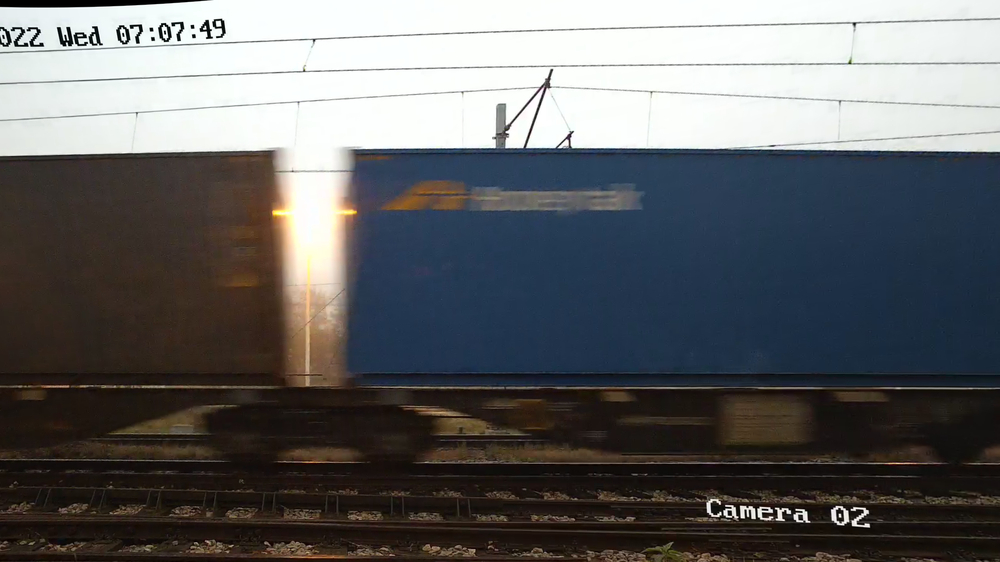
#> input picture poc/23_24_1652.png, 1000 x 562 px, shrunk from 1920 x 1080 before the run
$ python weiner.py ../23_24_1652.png
#> lines starting #> are read from the running program, lines starting #| are printed output that depends on the picture
from __future__ import print_function

import numpy as np
import cv2 as cv

def blur_edge(img, d=31):
#> called with d = 31
    h, w  = img.shape[:2]
#> h = 562; w = 1000
    img_pad = cv.copyMakeBorder(img, d, d, d, d, cv.BORDER_WRAP)
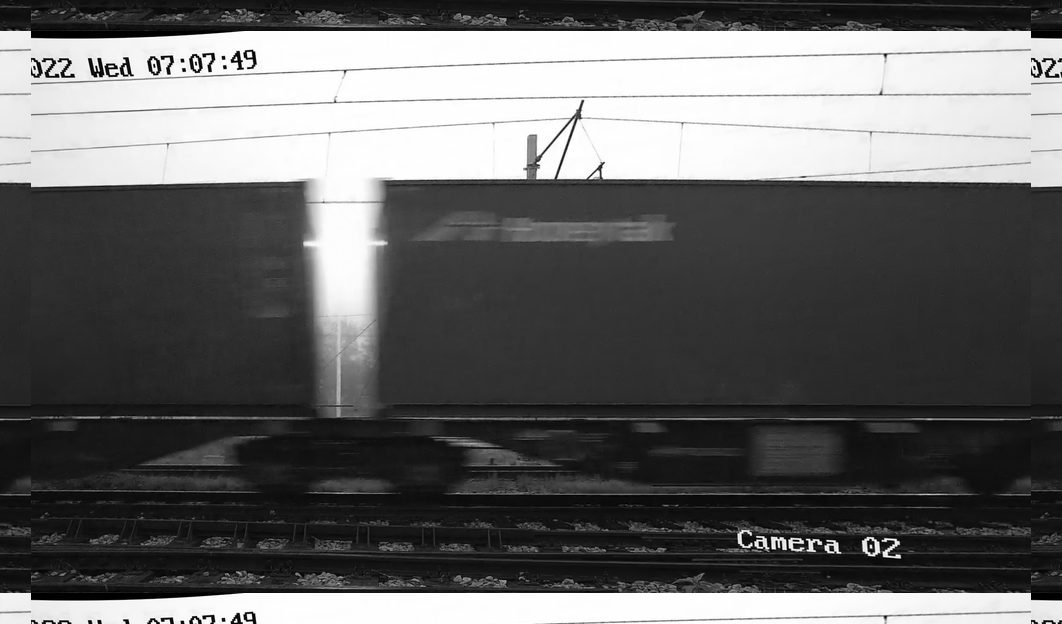
#> img_pad: shape (624, 1062) float32; min 0, max 1, mean 0.398
    img_blur = cv.GaussianBlur(img_pad, (2*d+1, 2*d+1), -1)[d:-d,d:-d]
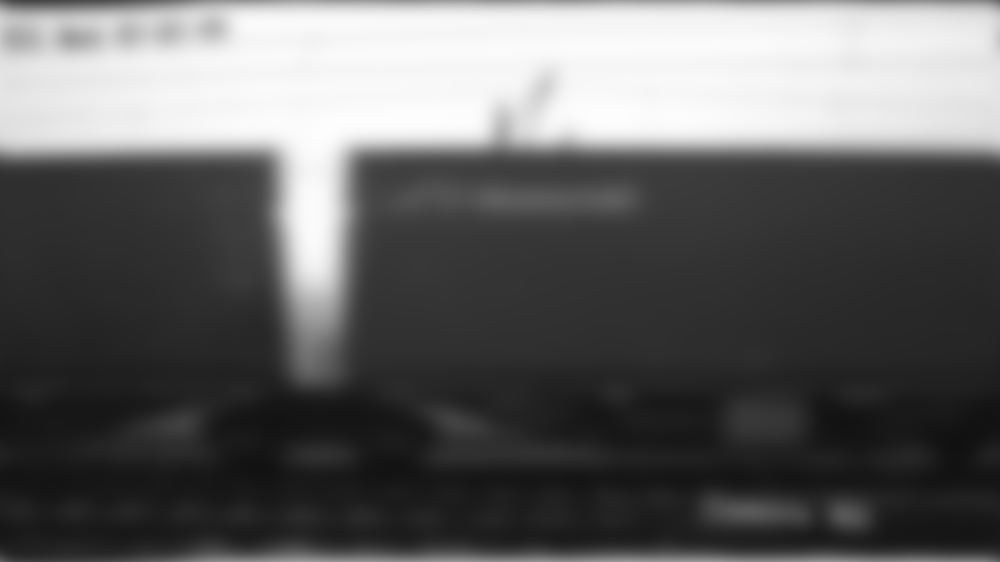
#> img_blur: shape (562, 1000) float32; min 0.0684, max 0.994, mean 0.388
    y, x = np.indices((h, w))
    dist = np.dstack([x, w-x-1, y, h-y-1]).min(-1)
    w = np.minimum(np.float32(dist)/d, 1.0)
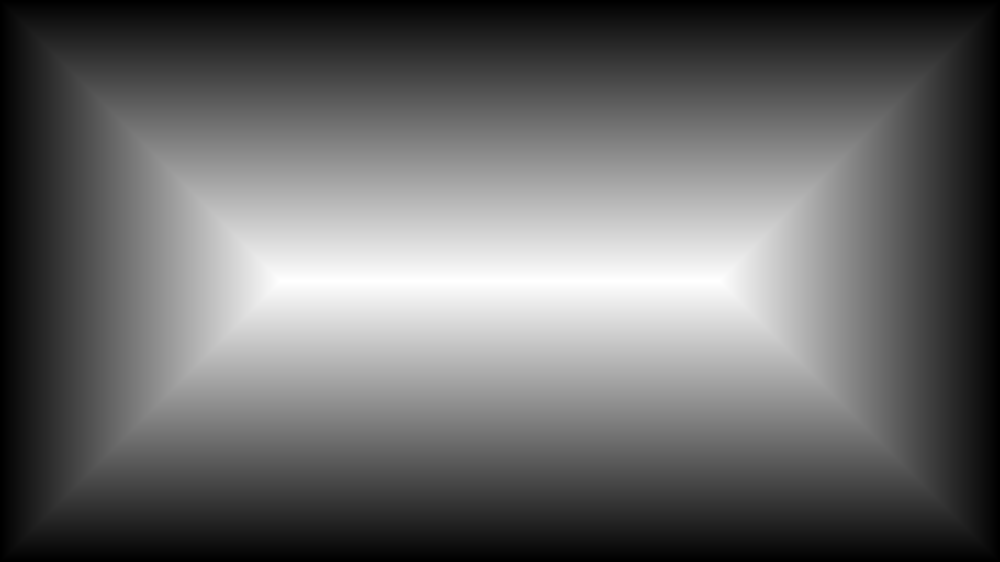
#> dist: shape (562, 1000) int64; min 0, max 280, mean 113.7; drawn with min black and max white
    return img*w + img_blur*(1-w)
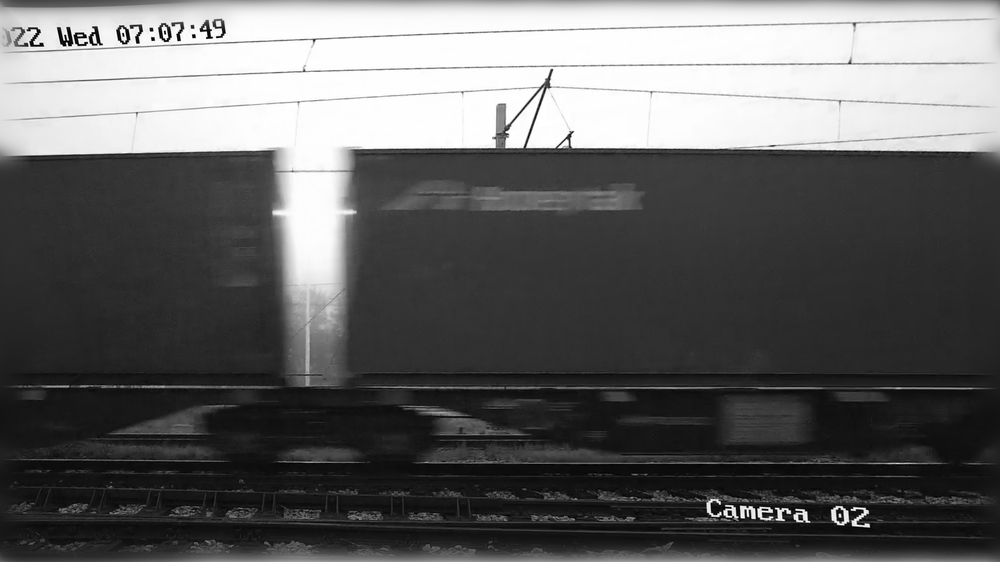
#> returned value: shape (562, 1000) float32; min 0, max 1, mean 0.388

def motion_kernel(angle, d, sz=65):
    kern = np.ones((1, d), np.float32)
    c, s = np.cos(angle), np.sin(angle)
    A = np.float32([[c, -s, 0], [s, c, 0]])
    sz2 = sz // 2
    A[:,2] = (sz2, sz2) - np.dot(A[:,:2], ((d-1)*0.5, 0))
    kern = cv.warpAffine(kern, A, (sz, sz), flags=cv.INTER_CUBIC)
    return kern

def defocus_kernel(d, sz=65):
    kern = np.zeros((sz, sz), np.uint8)
    cv.circle(kern, (sz, sz), d, 255, -1, cv.LINE_AA, shift=1)
    kern = np.float32(kern) / 255.0
    return kern


def main():
    import sys, getopt
    opts, args = getopt.getopt(sys.argv[1:], '', ['circle', 'angle=', 'd=', 'snr='])
    opts = dict(opts)
    try:
        fn = args[0]
    except:
        fn = 'licenseplate_motion.jpg'

    win = 'deconvolution'

    img = cv.imread(cv.samples.findFile(fn), cv.IMREAD_GRAYSCALE)
    if img is None:
        print('Failed to load file:', fn)
        sys.exit(1)

    img = np.float32(img)/255.0
    cv.imshow('input', img)

    img = blur_edge(img)
    IMG = cv.dft(img, flags=cv.DFT_COMPLEX_OUTPUT)

    defocus = '--circle' in opts

    def update(_):
        ang = np.deg2rad( cv.getTrackbarPos('angle', win) )
        d = cv.getTrackbarPos('d', win)
        noise = 10**(-0.1*cv.getTrackbarPos('SNR (db)', win))

        if defocus:
            psf = defocus_kernel(d)
        else:
            psf = motion_kernel(ang, d)
        cv.imshow('psf', psf)
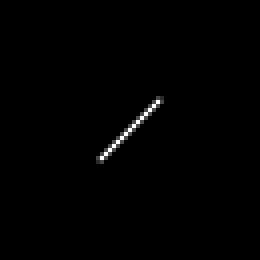
#> window 'psf': shape (65, 65) (shown 4 times larger); min 0, max 255, mean 1.5

        psf /= psf.sum()
        psf_pad = np.zeros_like(img)
        kh, kw = psf.shape
        psf_pad[:kh, :kw] = psf
        PSF = cv.dft(psf_pad, flags=cv.DFT_COMPLEX_OUTPUT, nonzeroRows = kh)
        PSF2 = (PSF**2).sum(-1)
        iPSF = PSF / (PSF2 + noise)[...,np.newaxis]
        RES = cv.mulSpectrums(IMG, iPSF, 0)
        res = cv.idft(RES, flags=cv.DFT_SCALE | cv.DFT_REAL_OUTPUT )
        res = np.roll(res, -kh//2, 0)
        res = np.roll(res, -kw//2, 1)
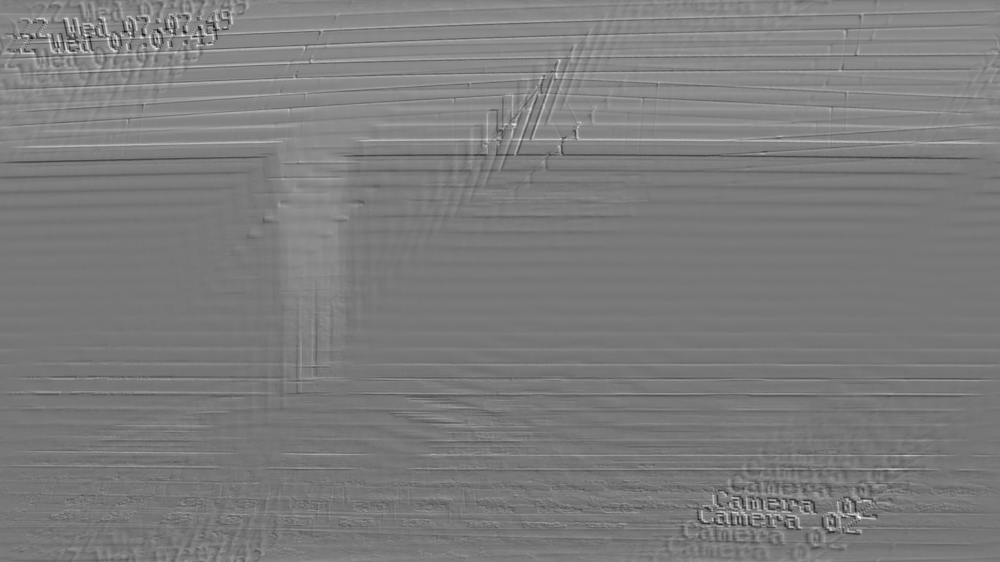
#> res: shape (562, 1000) float32; min -5.4, max 6.43, mean 0.386; drawn with min black and max white
        cv.imshow(win, res)
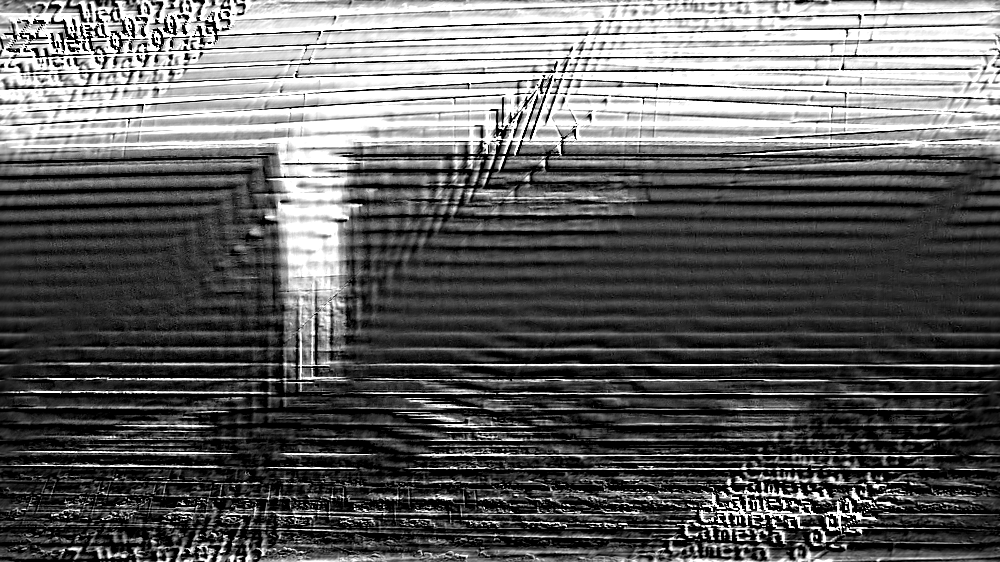
#> window 'deconvolution': shape (562, 1000); min 0, max 255, mean 97

    cv.namedWindow(win)
    cv.namedWindow('psf', 0)
    cv.createTrackbar('angle', win, int(opts.get('--angle', 135)), 180, update)
    cv.createTrackbar('d', win, int(opts.get('--d', 22)), 50, update)
    cv.createTrackbar('SNR (db)', win, int(opts.get('--snr', 25)), 50, update)
    update(None)

    while True:
        ch = cv.waitKey()
#> (key Esc is pressed here)
        if ch == 27:
            break
        if ch == ord(' '):
            defocus = not defocus
            update(None)

    print('Done')


if __name__ == '__main__':
    print(__doc__)
    main()
    cv.destroyAllWindows()

$ run again, on poc/23_24_1753.png
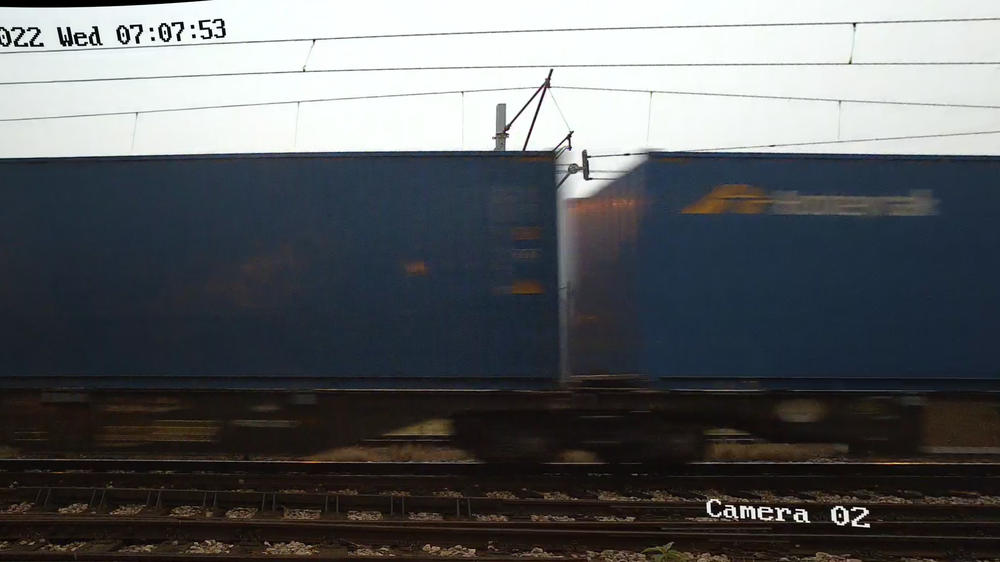
#> input picture poc/23_24_1753.png, 1000 x 562 px, shrunk from 1920 x 1080 before the run
#> in update, `res = np.roll(res, -kw//2, 1)`:
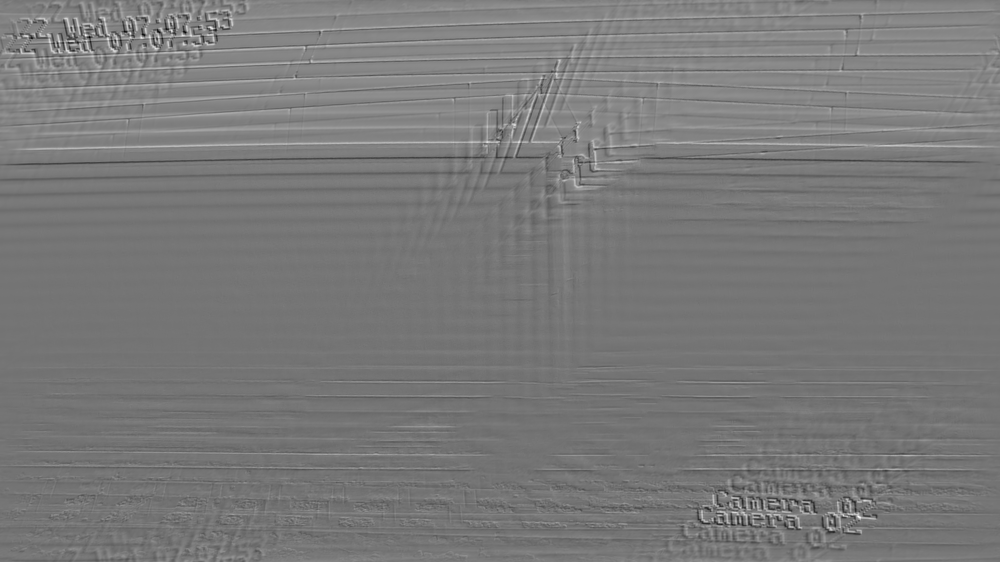
#> res: shape (562, 1000) float32; min -5.19, max 6.43, mean 0.363; drawn with min black and max white
#> in update, `cv.imshow(win, res)`:
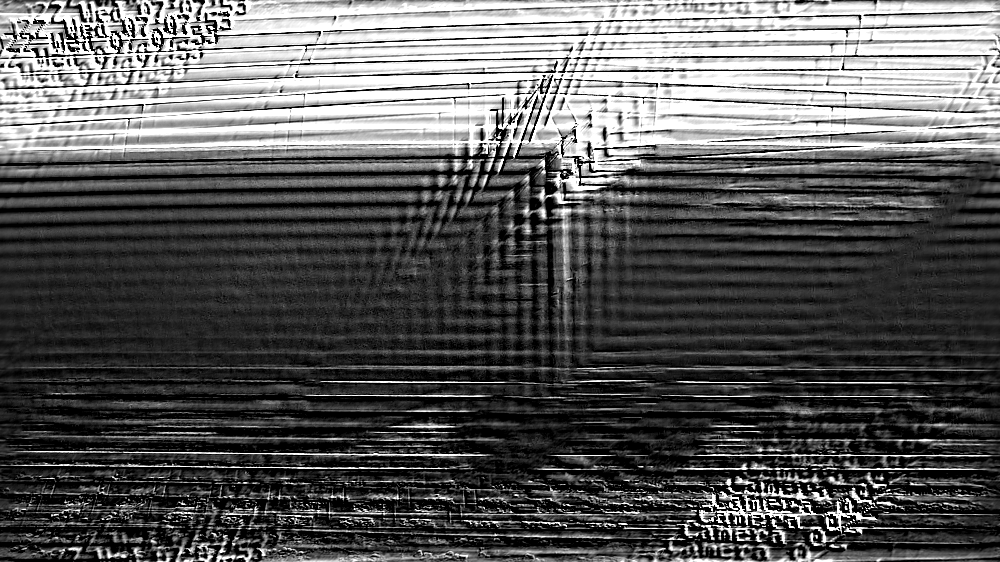
#> window 'deconvolution': shape (562, 1000); min 0, max 255, mean 90.6

$ run again, on poc/25_32.png
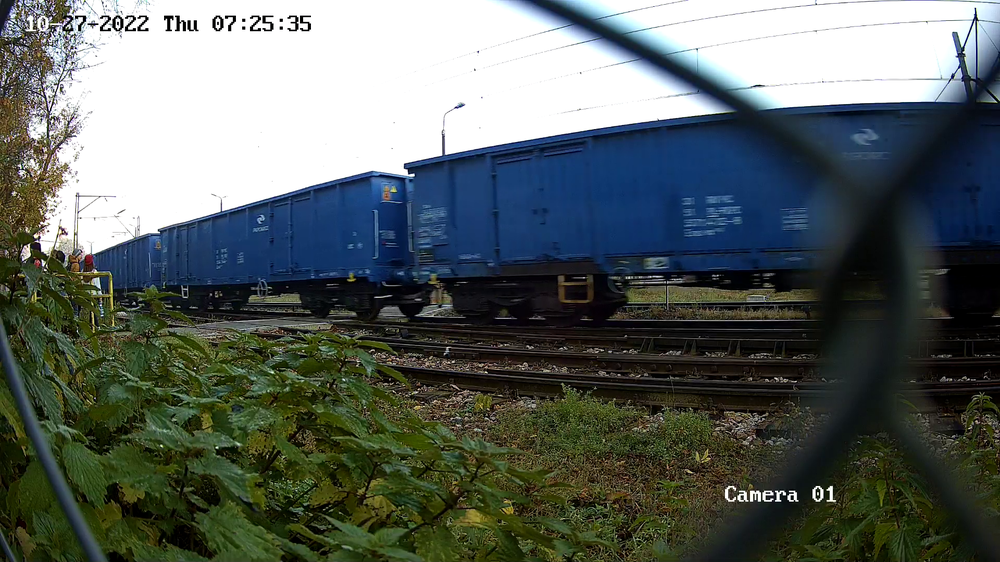
#> input picture poc/25_32.png, 1000 x 562 px, shrunk from 1920 x 1080 before the run
#> in update, `res = np.roll(res, -kw//2, 1)`:
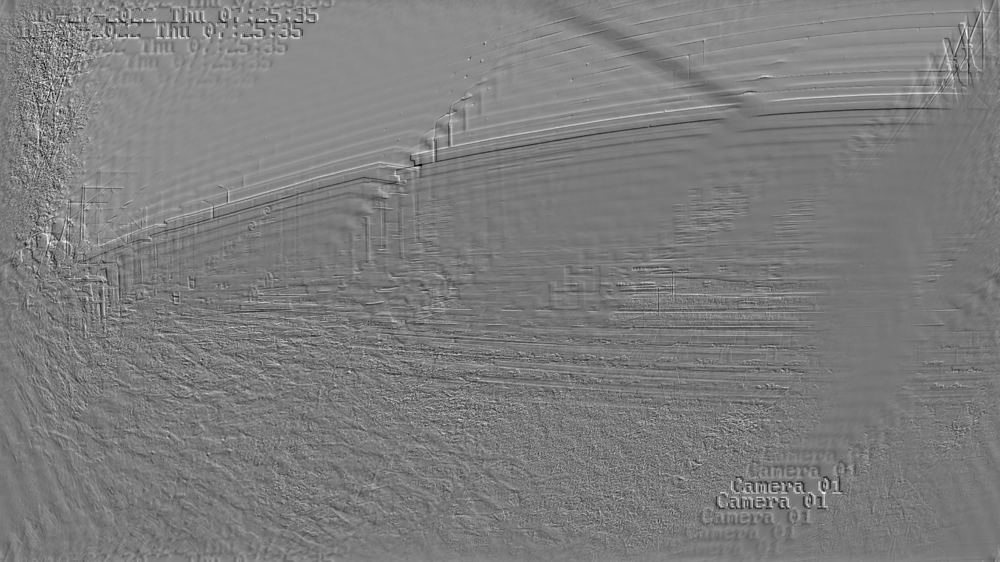
#> res: shape (562, 1000) float32; min -4.85, max 5.77, mean 0.376; drawn with min black and max white
#> in update, `cv.imshow(win, res)`:
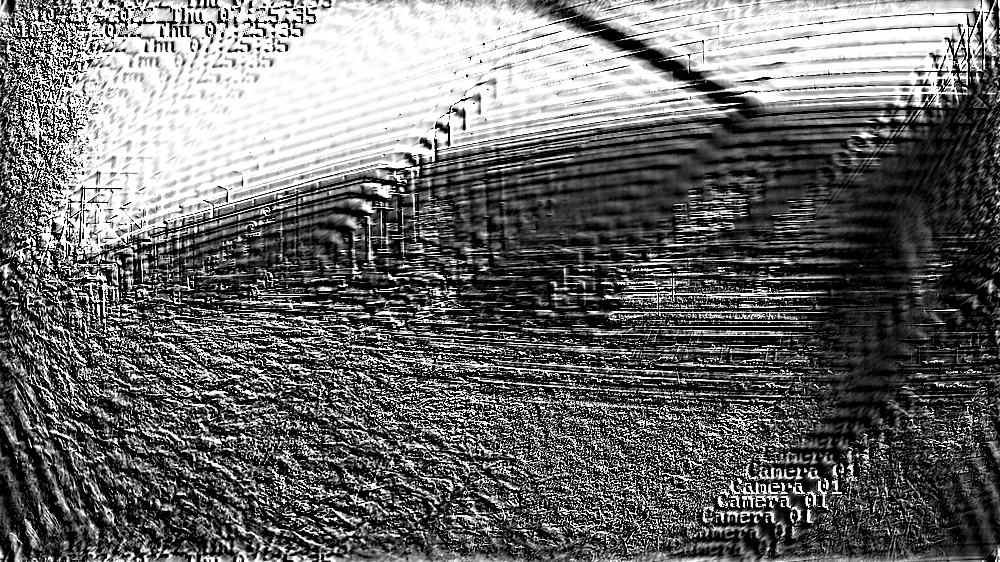
#> window 'deconvolution': shape (562, 1000); min 0, max 255, mean 106.4
